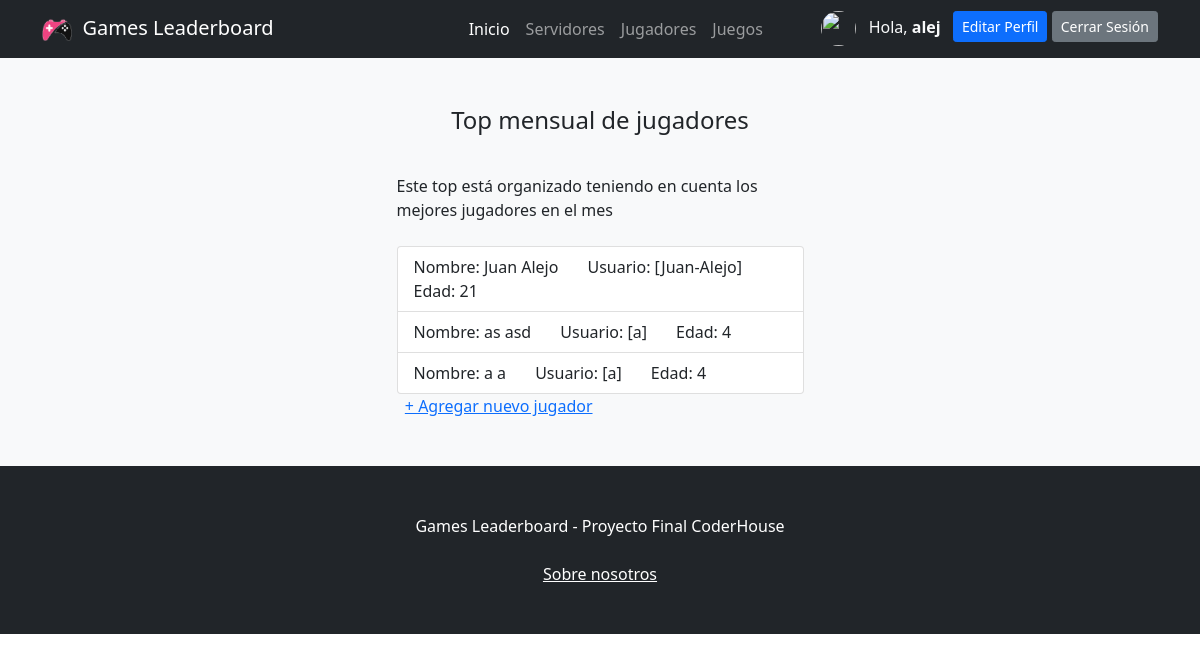
Page /app/jugadores/ (signed in) on the committed database.
### ProyectoFinalApp/models.py (models this page shows)
class Jugador(models.Model):
    nombre = models.CharField(max_length = 20)
    apellido = models.CharField(max_length = 20)
    edad = models.IntegerField()
    usuario = models.CharField(max_length = 25)
    class Meta:
        verbose_name_plural = "Jugadores"

### ProyectoFinalApp/views.py (the view)
# urls.py: path('jugadores/', jugadores, name= "jugadores"),
def jugadores(request):
    jugadores = Jugador.objects.all()
    return render(request, "ProyectoFinalApp/jugadores.html", {"jugadores": jugadores})

### ProyectoFinalApp/templates/ProyectoFinalApp/jugadores.html (shortened to what this page needs)
{% extends 'ProyectoFinalApp/base.html' %}
{% load static %}
{% block contenidoPagina %}
<section class="bg-light py-5">
    <div class="container px-5">
        <div class="row gx-5 justify-content-center">
            <div class="col-lg-5">
                <h4><p style="text-align:center">Top mensual de jugadores</p></h4>
                <br>
                <head>Este top está organizado teniendo en cuenta los mejores jugadores en el mes</head>
                <head></head>
                <br>
                <br>
                <ul class="list-group">
                    {% for jugador in jugadores %}
                        <li class="list-group-item d-flex justify-content-between align-items-start">
                            Nombre: {{jugador.nombre}} {{jugador.apellido}}
                            &nbsp &nbsp &nbsp
                            Usuario: [{{jugador.usuario}}]
                            &nbsp &nbsp &nbsp
                            Edad: {{jugador.edad}}
                        </li>
                    {% endfor %}
                </ul>
                &nbsp&nbsp<a href="{% url 'crearJugador' %}">+ Agregar nuevo jugador</a>
            </div>
        </div>
    </div>
</section>
{% endblock %}

### ProyectoFinalApp/templates/ProyectoFinalApp/base.html (shortened to what this page needs)
{% load static %}
<!DOCTYPE html>
<html lang="en">
    <head>
        <link rel="stylesheet" href="https://cdn.jsdelivr.net/npm/bootstrap-icons@1.8.3/font/bootstrap-icons.css">
        <link href="{% static 'css/styles.css' %}" rel="stylesheet" />
    </head>
    <body>
        <nav class="navbar navbar-expand-lg navbar-dark bg-dark">
            <div class="container">
                <a class="navbar-brand" href="{% url 'inicio' %}"><img src="{% static 'assets/logonavbar.png' %}" alt="{% static 'assets/logonavbar.png' %}" width="30" height="30">&nbsp Games Leaderboard</a>
                <div class="collapse navbar-collapse" id="navbarSupportedContent">
                    <ul class="navbar-nav ms-auto mb-2 mb-lg-0 ">
                        <li class="nav-item"><a class="nav-link active" aria-current="page" href="{% url 'inicio' %}">Inicio</a></li>
                        <li class="nav-item"><a class="nav-link" href="{% url 'servidores' %}">Servidores</a></li>
                        <li class="nav-item"><a class="nav-link" href="{% url 'jugadores' %}">Jugadores</a></li>
                        <li class="nav-item"><a class="nav-link" href="{% url 'juegos' %}">Juegos</a></li>
                    </ul>
                    <ul class="navbar-nav ms-auto mb-2 mb-lg-0 ">
                        {% if user.is_authenticated %}
                            <img src="{{url}}" class="rounded-circle" width="35" height="35" alt="">
                            <li class="nav-item"><p class="text-light my-1 mx-1"></i> &nbsp Hola, <b>{{user.username}} &nbsp</b></p></li>
                            <li class="nav-item"><a class="btn btn-primary btn-sm btn-block" href="{% url 'editarperfil' %}">Editar Perfil</a></li>
                            <li class="nav-item"><a class="btn btn-secondary btn-sm btn-block" href="{% url 'logout' %}">Cerrar Sesión</a></li>
                        {% else %}
                            <li class="nav-item"><a class="btn btn-primary mx-2" href="{% url 'login' %}">Iniciar Sesión</a></li>
                            <li class="nav-item"><a class="btn btn-outline-primary" href="{% url 'register' %}">Registrarse</a></li>
                        {% endif %}
                    </ul>
                </div>
            </div>
        </nav>
        {% block contenidoPagina %}
        {% endblock %}
        <footer class="py-5 bg-dark">
            <div class="container"><p class="m-0 text-center text-white">Games Leaderboard - Proyecto Final CoderHouse</p></div>
            <br>
           <p class="m-0 text-center text-white"><a href="{% url 'about' %}" class="text-white m-0 text-center">Sobre nosotros</a></p>
        </footer>
    </body>
</html>

### rows in the picture
Jugador: nombre "Juan", apellido "Alejo", usuario "Juan-Alejo", edad "21"
Jugador: nombre "as", apellido "asd", usuario "a", edad "4"
Jugador: nombre "a", apellido "a", usuario "a", edad "4"

### other values in the picture
{{ user.username }} "alej"
